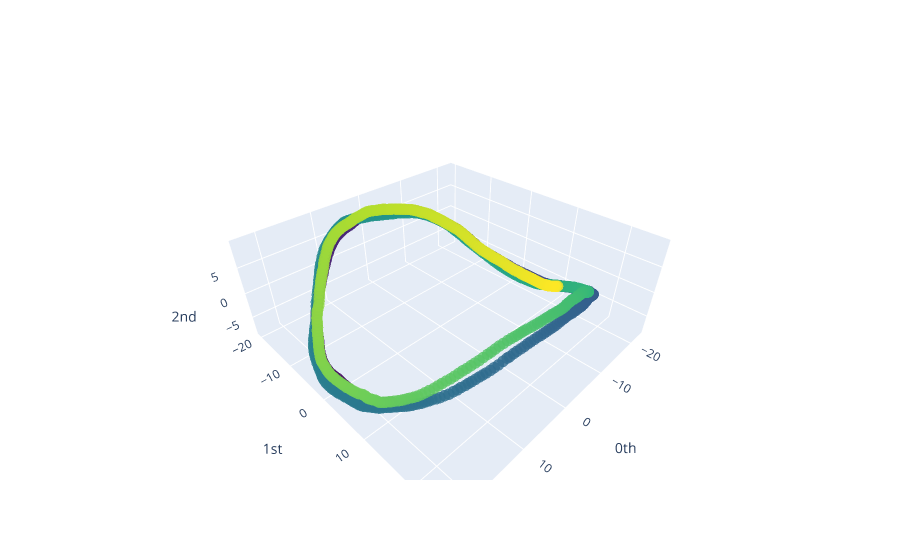

Notebook code for this chart:
### Code cell
pca = PCA(n_components=3)
pca_slugging = pca.fit_transform(slugging_point_cloud[27])
plot_point_cloud(pca_slugging)

### Figure 1 — Plotly figure (JSON) as saved in the notebook; plotly's stock layout.template omitted (floating-point values rounded to 4 significant figures; data arrays with more than 128 entries replaced by an {"elided": "..."} marker saying what was removed)
{"data": [{"marker": {"color": {"elided": "765 int values"}, "colorscale": [[0, "#440154"], [0.1111, "#482878"], [0.2222, "#3e4989"], [0.3333, "#31688e"], [0.4444, "#26828e"], [0.5556, "#1f9e89"], [0.6667, "#35b779"], [0.7778, "#6ece58"], [0.8889, "#b5de2b"], [1, "#fde725"]], "opacity": 0.8, "size": 4}, "mode": "markers", "type": "scatter3d", "x": {"elided": "765 float values"}, "y": {"elided": "765 float values"}, "z": {"elided": "765 float values"}}], "layout": {"scene": {"xaxis": {"exponentformat": "e", "showexponent": "all", "title": {"text": "0th"}, "type": "linear"}, "yaxis": {"exponentformat": "e", "showexponent": "all", "title": {"text": "1st"}, "type": "linear"}, "zaxis": {"exponentformat": "e", "showexponent": "all", "title": {"text": "2nd"}, "type": "linear"}}}}
